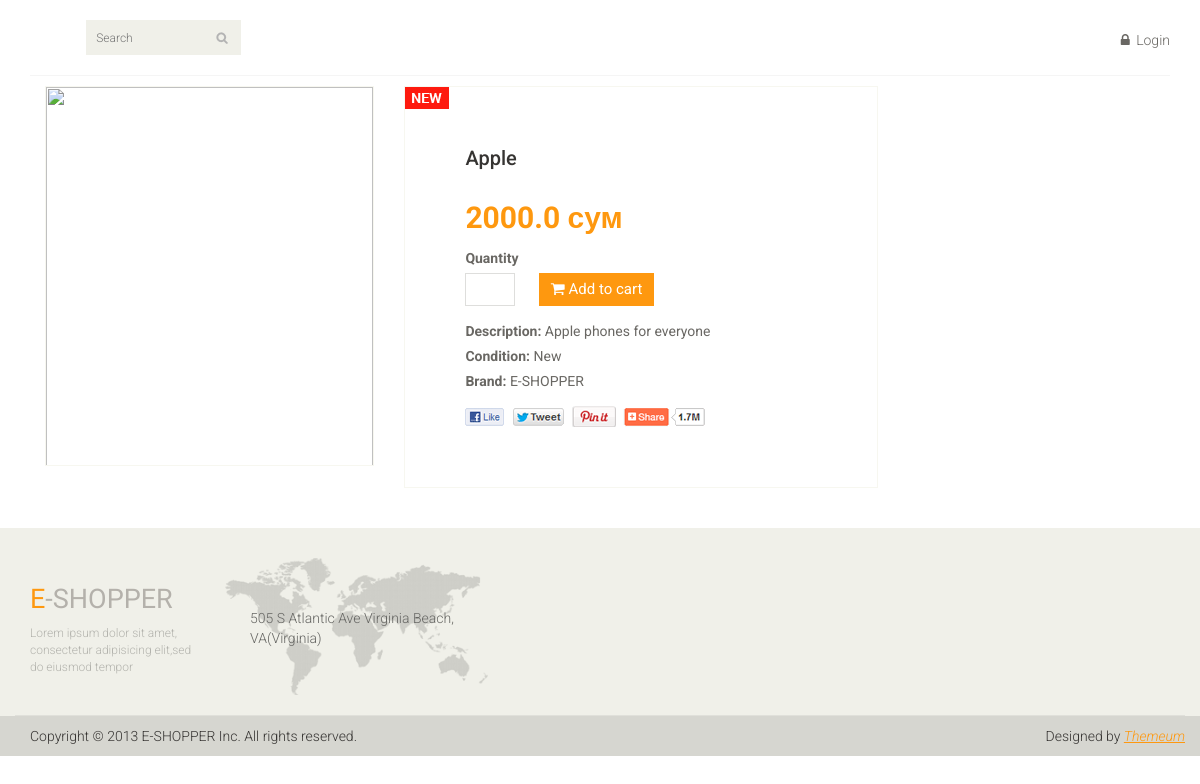
The app's page /item/2 with its own data.
### main_page/models.py (models this page shows, shortened)
class Product(models.Model):
    product_name = models.CharField(max_length=125)
    product_count = models.IntegerField()
    product_price = models.FloatField()
    product_photo = models.ImageField(upload_to='media')
    product_description = models.TextField()
    product_category = models.ForeignKey(Category, on_delete=models.CASCADE)
    reg_date = models.DateTimeField(auto_now_add=True)

### main_page/views.py (the view)
# urls.py: path('item/<int:pk>', views.get_exact_product),
def get_exact_product(request, pk):
    product = models.Product.objects.get(id=pk)
    context = {'product': product}
    if request.method == 'POST':
        models.Cart.objects.create(user_id=request.user.id,
                    user_product=product,
                    user_product_quantity=request.POST.get('user_product_quantity'),
            total_for_product=product.product_price*int(request.POST.get('user_product_quantity')))
        return redirect('/cart')
    return render(request, 'about_product.html', context)

### main_page/templates/about_product.html (shortened to what this page needs)
{% extends 'index.html' %}
{% load static %}
{% block content %}
<section>
    <div class="container">
        <div class="row">
            <div class="col-sm-9 padding-right">
            <div class="product-details">
                <div class="col-sm-5">
                    <div class="view-product">
                        <img src="/{{ product.product_image }}" alt="" />
                    </div>
                </div>
                <div class="col-sm-7">
                    <div class="product-information">
                        <img src="{% static 'images/product-details/new.jpg' %}" class="newarrival" alt="" />
                        <h2>{{ product.product_name }}</h2>
                        <span>
                            <span>{{ product.product_price }} сум</span><br>
                            <label>Quantity</label><br>
                            <form method="POST">
                                <input type="number" name="user_product_quantity" min="1" max="{{ product.product_count }}" />
                                <button type="submit" class="btn btn-fefault cart">
                                    <i class="fa fa-shopping-cart"></i>
                                          Add to cart
                                </button>
                            </form>
                        </span>
                        <p><b>Description:</b> {{ product.product_description }}</p>
                        <p><b>Condition:</b> New</p>
                        <p><b>Brand:</b> E-SHOPPER</p>
                        <a href=""><img src="images/product-details/share.png" class="share img-responsive"  alt="" /></a>
                    </div>
                </div>
            </div>
        </div>
        </div>
    </div>
</section>
{% endblock content %}

### main_page/static/css/main.css (style rules this page uses)
body { font-family: 'Roboto', sans-serif; background:; position: relative; font-weight:400px; }
a { -webkit-transition: 300ms; -moz-transition: 300ms; -o-transition: 300ms; transition: 300ms; }
h1, h2, h3, h4, h5, h6 { font-family: 'Roboto', sans-serif; }
.padding-right { padding-right: 0; }
.product-details { overflow:hidden; }
.product-details { margin-bottom: 40px; overflow: hidden; margin-top: 10px; }
.view-product { position: relative; }
.view-product img { border: 1px solid #F7F7F0; height: 380px; width: 100%; }
.product-information { border: 1px solid #F7F7F0; overflow: hidden; padding-bottom: 60px; padding-left: 60px; padding-top: 60px; position: relative; }
.newarrival { position:absolute; top:0; left:0 }
.product-information h2 { color: #363432; font-family: 'Roboto', sans-serif; font-size: 20px; margin-top: 0; }
.product-information p { color: #696763; font-family: 'Roboto', sans-serif; margin-bottom: 5px; }
.product-information span { display: inline-block; margin-bottom: 8px; margin-top: 18px; }
.product-information span span { color: #FE980F; float: left; font-family: 'Roboto', sans-serif; font-size: 30px; font-weight: 700; margin-right: 20px; margin-top: 0px; }
.product-information span input { border: 1px solid #DEDEDC; color: #696763; font-family: 'Roboto', sans-serif; font-size: 20px; font-weight: 700; height: 33px; outline: medium none; text-align: center; width: 50px; }
.product-information span label { color: #696763; font-family: 'Roboto', sans-serif; font-weight: 700; margin-bottom: 5px; }
.share { margin-top: 15px; }
.cart { background: #FE980F; border: 0 none; border-radius: 0; color: #FFFFFF; font-family: 'Roboto', sans-serif; font-size: 15px; margin-bottom: 7px; margin-left: 20px; }

### records on screen
Product: product_name "Apple", product_price "2000.0", product_description "Apple phones for everyone"
